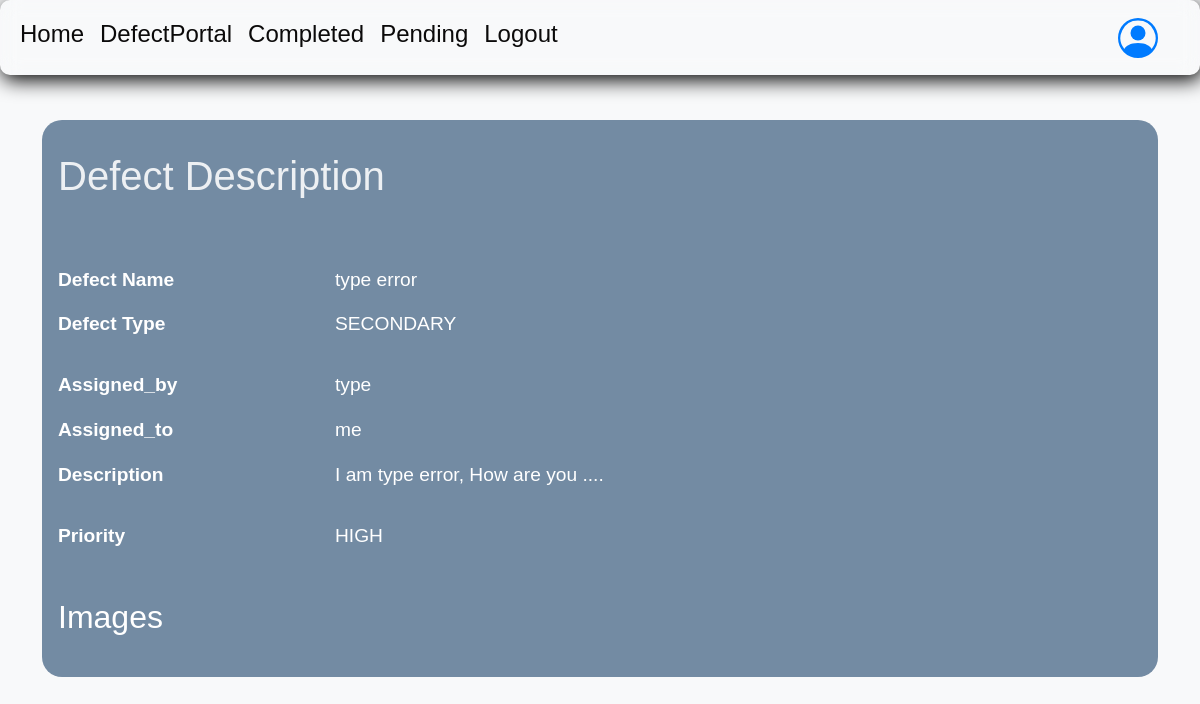
/defects/descr/5/ (signed in), run on the app's committed database.
### DefectsPortal/models.py (models this page shows, shortened)
class Defect(models.Model):
    defect_id = models.CharField(max_length=100)
    defect_name = models.CharField(max_length=100)
    defect_type = models.CharField(max_length=100, choices=DEFECTS_TYPES, default='PRIMARY')
    assigned_by = models.CharField(max_length=100)
    assigned_to = models.CharField(max_length=100)
    description = models.TextField()
    defect_status = models.CharField(max_length=100, choices=DEFECTS_STATUS, default='NOT COMPLETED')
    priority = models.CharField(max_length=100, choices=DEFECTS_PRIORITY, default='HIGH')

### DefectsPortal/views.py (the view)
# urls.py: path('descr/<int:id>/', views.defect_description, name='descr'),
@login_required(login_url='login')
def defect_description(request, id=0):
    defe = Defect.objects.get(id=id)
    images = Defects_screen_shots.objects.filter(defect=defe)
    context = {
        'defe': defe,
        'images': images
    }
    return render(request, 'defects/description.html', {'context': context})

### templates/defects/description.html (shortened to what this page needs)
{% extends 'defects/defect.html' %}
{% block contents %}
    <div class="container">
        <div class="jumbotron">
            <h1>Defect Description</h1>
            <br><br>
            <dl class="row">
                <dt class="col-sm-3">Defect Name</dt>
                <dd class="col-sm-9"> {{ context.defe.defect_name }} </dd>
                <dt class="col-sm-3">Defect Type</dt>
                <dd class="col-sm-9"><p> {{ context.defe.defect_type }} </p></dd>
                <dt class="col-sm-3">Assigned_by</dt>
                <dd class="col-sm-9"> {{ context.defe.assigned_by}} </dd>
                <dt class="col-sm-3 ">Assigned_to</dt>
                <dd class="col-sm-9"> {{ context.defe.assigned_to}}  </dd>
                <dt class="col-sm-3">Description</dt>
                <dd class="col-sm-9"><p> {{ context.defe.description }} </p></dd>
                <dt class="col-sm-3">Priority</dt>
                <dd class="col-sm-9"><p>  {{ context.defe.priority }} </p></dd>
            </dl>
            <h2>Images</h2>
        </div>
    </div>
{% endblock %}

### templates/defects/defect.html (style rules this page uses)
body { font-family: Arial, sans-serif; background-color: #f8f9fa; margin: 0; padding: 0; }
.container { margin-top: 120px; }

### templates/defects/description.html (style rules this page uses)
body { background-color: #f8f9fa; }
.jumbotron { margin-top: 10px; background-color: #738ba3; padding: 2rem 1rem; border-radius: 20px; color: white; font-size: 1.2rem; }
h1 { color: #edf0f3; }
dt { font-weight: bold; }
dd { margin-bottom: 1rem; }

### data on the page
Defect: defe.defect_name "type error", defe.defect_type "SECONDARY", defe.assigned_by "type", defe.assigned_to "me", defe.description "I am type error, How are you ....", defe.priority "HIGH"
